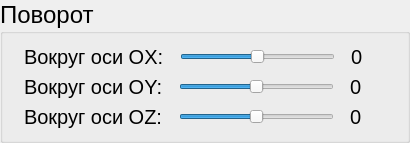
    <widget class="QGroupBox" name="groupBox_3">
     <property name="font">
      <font>
       <pointsize>18</pointsize>
      </font>
     </property>
     <property name="title">
      <string>Поворот</string>
     </property>
     <layout class="QVBoxLayout" name="verticalLayout_3">
      <item>
       <layout class="QHBoxLayout" name="horizontalLayout_16">
        <item>
         <spacer name="horizontalSpacer_23">
          <property name="orientation">
           <enum>Qt::Horizontal</enum>
          </property>
          <property name="sizeType">
           <enum>QSizePolicy::Fixed</enum>
          </property>
          <property name="sizeHint" stdset="0">
           <size>
            <width>10</width>
            <height>20</height>
           </size>
          </property>
         </spacer>
        </item>
        <item>
         <widget class="QLabel" name="label_11">
          <property name="sizePolicy">
           <sizepolicy hsizetype="Fixed" vsizetype="Preferred">
            <horstretch>0</horstretch>
            <verstretch>0</verstretch>
           </sizepolicy>
          </property>
          <property name="font">
           <font>
            <pointsize>15</pointsize>
           </font>
          </property>
          <property name="text">
           <string>Вокруг оси OX:</string>
          </property>
         </widget>
        </item>
        <item>
         <spacer name="horizontalSpacer_24">
          <property name="orientation">
           <enum>Qt::Horizontal</enum>
          </property>
          <property name="sizeType">
           <enum>QSizePolicy::Fixed</enum>
          </property>
          <property name="sizeHint" stdset="0">
           <size>
            <width>10</width>
            <height>20</height>
           </size>
          </property>
         </spacer>
        </item>
        <item>
         <widget class="QSlider" name="sliderX">
          <property name="sizePolicy">
           <sizepolicy hsizetype="Fixed" vsizetype="Fixed">
            <horstretch>0</horstretch>
            <verstretch>0</verstretch>
           </sizepolicy>
          </property>
          <property name="minimumSize">
           <size>
            <width>155</width>
            <height>0</height>
           </size>
          </property>
          <property name="font">
           <font>
            <pointsize>15</pointsize>
           </font>
          </property>
          <property name="minimum">
           <number>-180</number>
          </property>
          <property name="maximum">
           <number>180</number>
          </property>
          <property name="orientation">
           <enum>Qt::Horizontal</enum>
          </property>
          <property name="tickPosition">
           <enum>QSlider::NoTicks</enum>
          </property>
          <property name="tickInterval">
           <number>10</number>
          </property>
         </widget>
        </item>
        <item>
         <spacer name="horizontalSpacer_25">
          <property name="orientation">
           <enum>Qt::Horizontal</enum>
          </property>
          <property name="sizeType">
           <enum>QSizePolicy::Fixed</enum>
          </property>
          <property name="sizeHint" stdset="0">
           <size>
            <width>10</width>
            <height>20</height>
           </size>
          </property>
         </spacer>
        </item>
        <item>
         <widget class="QLabel" name="tetaXLabel">
          <property name="sizePolicy">
           <sizepolicy hsizetype="Fixed" vsizetype="Preferred">
            <horstretch>0</horstretch>
            <verstretch>0</verstretch>
           </sizepolicy>
          </property>
          <property name="minimumSize">
           <size>
            <width>35</width>
            <height>0</height>
           </size>
          </property>
          <property name="font">
           <font>
            <pointsize>15</pointsize>
           </font>
          </property>
          <property name="text">
           <string>0</string>
          </property>
         </widget>
        </item>
        <item>
         <spacer name="horizontalSpacer_34">
          <property name="orientation">
           <enum>Qt::Horizontal</enum>
          </property>
          <property name="sizeType">
           <enum>QSizePolicy::Fixed</enum>
          </property>
          <property name="sizeHint" stdset="0">
           <size>
            <width>10</width>
            <height>20</height>
           </size>
          </property>
         </spacer>
        </item>
       </layout>
      </item>
      <item>
       <layout class="QHBoxLayout" name="horizontalLayout_15">
        <item>
         <spacer name="horizontalSpacer_30">
          <property name="orientation">
           <enum>Qt::Horizontal</enum>
          </property>
          <property name="sizeType">
           <enum>QSizePolicy::Fixed</enum>
          </property>
          <property name="sizeHint" stdset="0">
           <size>
            <width>10</width>
            <height>20</height>
           </size>
          </property>
         </spacer>
        </item>
        <item>
         <widget class="QLabel" name="label_12">
          <property name="sizePolicy">
           <sizepolicy hsizetype="Fixed" vsizetype="Preferred">
            <horstretch>0</horstretch>
            <verstretch>0</verstretch>
           </sizepolicy>
          </property>
          <property name="font">
           <font>
            <pointsize>15</pointsize>
           </font>
          </property>
          <property name="text">
           <string>Вокруг оси OY:</string>
          </property>
         </widget>
        </item>
        <item>
         <spacer name="horizontalSpacer_29">
          <property name="orientation">
           <enum>Qt::Horizontal</enum>
          </property>
          <property name="sizeType">
           <enum>QSizePolicy::Fixed</enum>
          </property>
          <property name="sizeHint" stdset="0">
           <size>
            <width>10</width>
            <height>20</height>
           </size>
          </property>
         </spacer>
        </item>
        <item>
         <widget class="QSlider" name="sliderY">
          <property name="sizePolicy">
           <sizepolicy hsizetype="Fixed" vsizetype="Fixed">
            <horstretch>0</horstretch>
            <verstretch>0</verstretch>
           </sizepolicy>
          </property>
          <property name="minimumSize">
           <size>
            <width>155</width>
            <height>0</height>
           </size>
          </property>
          <property name="font">
           <font>
            <pointsize>15</pointsize>
           </font>
          </property>
          <property name="minimum">
           <number>-180</number>
          </property>
          <property name="maximum">
           <number>180</number>
          </property>
          <property name="orientation">
           <enum>Qt::Horizontal</enum>
          </property>
          <property name="tickPosition">
           <enum>QSlider::NoTicks</enum>
          </property>
          <property name="tickInterval">
           <number>10</number>
          </property>
         </widget>
        </item>
        <item>
         <spacer name="horizontalSpacer_35">
          <property name="orientation">
           <enum>Qt::Horizontal</enum>
          </property>
          <property name="sizeType">
           <enum>QSizePolicy::Fixed</enum>
          </property>
          <property name="sizeHint" stdset="0">
           <size>
            <width>10</width>
            <height>20</height>
           </size>
          </property>
         </spacer>
        </item>
        <item>
         <widget class="QLabel" name="tetaYLabel">
          <property name="sizePolicy">
           <sizepolicy hsizetype="Fixed" vsizetype="Preferred">
            <horstretch>0</horstretch>
            <verstretch>0</verstretch>
           </sizepolicy>
          </property>
          <property name="minimumSize">
           <size>
            <width>35</width>
            <height>0</height>
           </size>
          </property>
          <property name="font">
           <font>
            <pointsize>15</pointsize>
           </font>
          </property>
          <property name="text">
           <string>0</string>
          </property>
         </widget>
        </item>
        <item>
         <spacer name="horizontalSpacer_26">
          <property name="orientation">
           <enum>Qt::Horizontal</enum>
          </property>
          <property name="sizeType">
           <enum>QSizePolicy::Fixed</enum>
          </property>
          <property name="sizeHint" stdset="0">
           <size>
            <width>10</width>
            <height>20</height>
           </size>
          </property>
         </spacer>
        </item>
       </layout>
      </item>
      <item>
       <layout class="QHBoxLayout" name="horizontalLayout_14">
        <item>
         <spacer name="horizontalSpacer_31">
          <property name="orientation">
           <enum>Qt::Horizontal</enum>
          </property>
          <property name="sizeType">
           <enum>QSizePolicy::Fixed</enum>
          </property>
          <property name="sizeHint" stdset="0">
           <size>
            <width>10</width>
            <height>20</height>
           </size>
          </property>
         </spacer>
        </item>
        <item>
         <widget class="QLabel" name="label_13">
          <property name="sizePolicy">
           <sizepolicy hsizetype="Fixed" vsizetype="Preferred">
            <horstretch>0</horstretch>
            <verstretch>0</verstretch>
           </sizepolicy>
          </property>
          <property name="font">
           <font>
            <pointsize>15</pointsize>
           </font>
          </property>
          <property name="text">
           <string>Вокруг оси OZ:</string>
          </property>
         </widget>
        </item>
        <item>
         <spacer name="horizontalSpacer_28">
          <property name="orientation">
           <enum>Qt::Horizontal</enum>
          </property>
          <property name="sizeType">
           <enum>QSizePolicy::Fixed</enum>
          </property>
          <property name="sizeHint" stdset="0">
           <size>
            <width>10</width>
            <height>20</height>
           </size>
          </property>
         </spacer>
        </item>
        <item>
         <widget class="QSlider" name="sliderZ">
          <property name="sizePolicy">
           <sizepolicy hsizetype="Fixed" vsizetype="Fixed">
            <horstretch>0</horstretch>
            <verstretch>0</verstretch>
           </sizepolicy>
          </property>
          <property name="minimumSize">
           <size>
            <width>155</width>
            <height>0</height>
           </size>
          </property>
          <property name="font">
           <font>
            <pointsize>15</pointsize>
           </font>
          </property>
          <property name="minimum">
           <number>-180</number>
          </property>
          <property name="maximum">
           <number>180</number>
          </property>
          <property name="orientation">
           <enum>Qt::Horizontal</enum>
          </property>
          <property name="invertedAppearance">
           <bool>false</bool>
          </property>
          <property name="invertedControls">
           <bool>false</bool>
          </property>
          <property name="tickPosition">
           <enum>QSlider::NoTicks</enum>
          </property>
          <property name="tickInterval">
           <number>10</number>
          </property>
         </widget>
        </item>
        <item>
         <spacer name="horizontalSpacer_36">
          <property name="orientation">
           <enum>Qt::Horizontal</enum>
          </property>
          <property name="sizeType">
           <enum>QSizePolicy::Fixed</enum>
          </property>
          <property name="sizeHint" stdset="0">
           <size>
            <width>10</width>
            <height>20</height>
           </size>
          </property>
         </spacer>
        </item>
        <item>
         <widget class="QLabel" name="tetaZLabel">
          <property name="sizePolicy">
           <sizepolicy hsizetype="Fixed" vsizetype="Preferred">
            <horstretch>0</horstretch>
            <verstretch>0</verstretch>
           </sizepolicy>
          </property>
          <property name="minimumSize">
           <size>
            <width>35</width>
            <height>0</height>
           </size>
          </property>
          <property name="font">
           <font>
            <pointsize>15</pointsize>
           </font>
          </property>
          <property name="text">
           <string>0</string>
          </property>
         </widget>
        </item>
        <item>
         <spacer name="horizontalSpacer_27">
          <property name="orientation">
           <enum>Qt::Horizontal</enum>
          </property>
          <property name="sizeType">
           <enum>QSizePolicy::Fixed</enum>
          </property>
          <property name="sizeHint" stdset="0">
           <size>
            <width>10</width>
            <height>20</height>
           </size>
          </property>
         </spacer>
        </item>
       </layout>
      </item>
     </layout>
    </widget>
